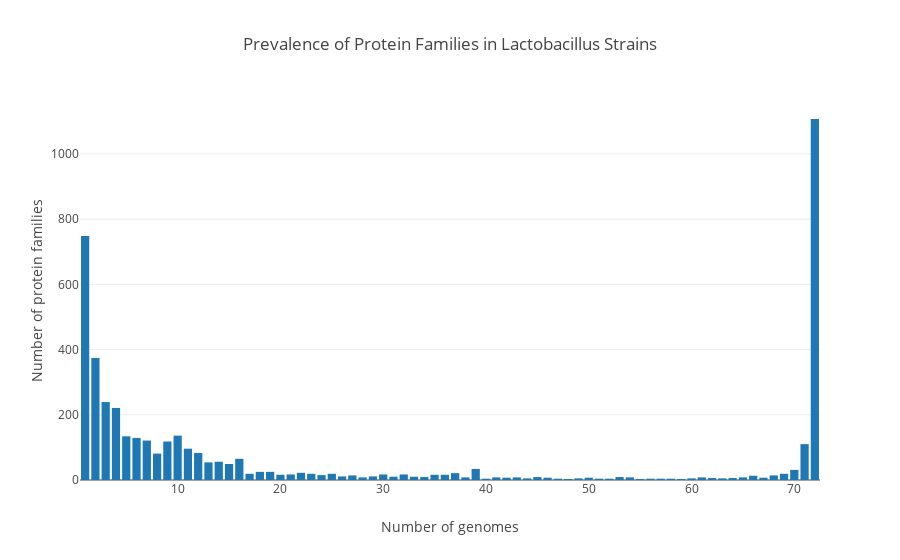

Source (notebook cell):
### Code cell
y = []
for i in range(0,len(processed_genomes)):
    y.append(0)
    
for family,genome in familyDict.items():
    y[len(genome)-1] += 1
    
    
data = [go.Bar(
            x=list(range(1,len(processed_genomes)+1)),
            y=y
    )]

layout = go.Layout(
    title='Prevalence of Protein Families in Lactobacillus Strains',
    xaxis=dict(
        title = 'Number of genomes'
        
    ),
    yaxis=dict(
        title='Number of protein families',
    ),
    
)

fig = go.Figure(data=data, layout=layout)

plotly.offline.iplot(fig, filename='proximity-to-core-bar-graph')

### Figure 1 — Plotly figure (JSON) as saved in the notebook; plotly's stock layout.template omitted (floating-point values rounded to 4 significant figures)
{"data": [{"type": "bar", "x": [1, 2, 3, 4, 5, 6, 7, 8, 9, 10, 11, 12, 13, 14, 15, 16, 17, 18, 19, 20, 21, 22, 23, 24, 25, 26, 27, 28, 29, 30, 31, 32, 33, 34, 35, 36, 37, 38, 39, 40, 41, 42, 43, 44, 45, 46, 47, 48, 49, 50, 51, 52, 53, 54, 55, 56, 57, 58, 59, 60, 61, 62, 63, 64, 65, 66, 67, 68, 69, 70, 71, 72], "y": [748, 374, 239, 221, 134, 129, 121, 81, 118, 136, 96, 83, 54, 56, 49, 65, 19, 25, 25, 16, 17, 22, 19, 15, 19, 11, 14, 8, 11, 17, 10, 17, 10, 9, 16, 16, 21, 8, 34, 4, 8, 7, 8, 5, 9, 7, 4, 3, 5, 7, 4, 4, 9, 8, 3, 4, 4, 4, 3, 5, 8, 6, 5, 6, 8, 13, 7, 14, 19, 31, 110, 1107]}], "layout": {"title": "Prevalence of Protein Families in Lactobacillus Strains", "xaxis": {"title": "Number of genomes"}, "yaxis": {"title": "Number of protein families"}}}
